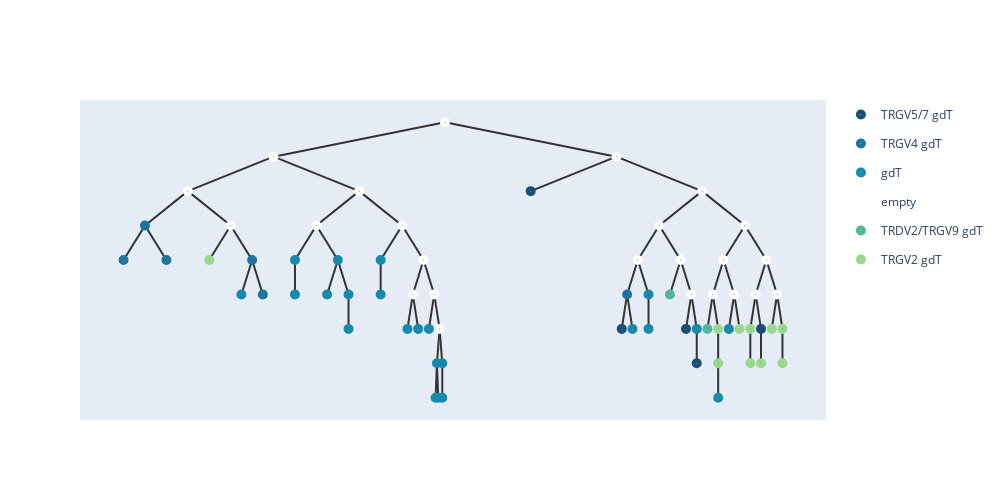

Notebook cell for this chart:
### Code cell
ans=[]
find_distances(root,ans)
ans =np.array(ans)
percentile_25 = np.percentile(ans, 25)
percentile_75 = np.percentile(ans, 75)

percentile_25,percentile_75
temp,root = merge_points(similarities,root,nodes1,embeddings,0,percentile_25,percentile_75,n)
for i in nodes1:
    i.hyper = temp[int(i)]
    i.value =  temp[int(i)]
embeddings = temp.numpy();
add_meta(root,meta_list1,[])
show_tree(root,color=['#184e77','#1a759f','#168aad',"#34a0a4",'#52b69a','#99d98c','#76c893','#99d98c']).show_fig()
remove_meta(root);

### Figure 1 — Plotly figure (JSON) as saved in the notebook; plotly's stock layout.template omitted (floating-point values rounded to 4 significant figures)
{"data": [{"hoverinfo": "text", "hovertext": ["0_TRGV5/7 gdT", "44_TRGV5/7 gdT", "11_TRGV5/7 gdT", "7_TRGV5/7 gdT", "38_TRGV5/7 gdT"], "legendgroup": "TRGV5/7 gdT", "marker": {"color": "#184e77", "size": 10, "symbol": "circle-dot"}, "mode": "markers+text", "name": "TRGV5/7 gdT", "type": "scatter", "x": [6.625, 7.82, 8.664, 8.805, 9.648], "y": [2, -4, -4, -5.5, -4]}, {"hoverinfo": "text", "hovertext": ["4_TRGV4 gdT", "35_TRGV4 gdT", "37_TRGV4 gdT", "3_TRGV4 gdT", "1_TRGV4 gdT", "5_TRGV4 gdT"], "legendgroup": "TRGV4 gdT", "marker": {"color": "#1a759f", "size": 10, "symbol": "circle-dot"}, "mode": "markers+text", "name": "TRGV4 gdT", "type": "scatter", "x": [1.562, 1.281, 1.844, 2.969, 3.109, 7.891], "y": [0.5, -1, -1, -1, -2.5, -2.5]}, {"hoverinfo": "text", "hovertext": ["45_gdT", "6_gdT", "2_gdT", "19_gdT", "28_gdT", "14_gdT", "12_gdT", "20_gdT", "13_gdT", "17_gdT", "23_gdT", "27_gdT", "8_gdT", "36_gdT", "39_gdT", "29_gdT", "26_gdT", "15_gdT", "16_gdT", "25_gdT", "43_gdT", "18_gdT", "33_gdT"], "legendgroup": "gdT", "marker": {"color": "#168aad", "size": 10, "symbol": "circle-dot"}, "mode": "markers+text", "name": "gdT", "type": "scatter", "x": [2.828, 3.531, 3.531, 4.094, 3.953, 4.234, 4.234, 4.656, 4.656, 5.008, 5.148, 5.289, 5.395, 5.377, 5.412, 5.465, 5.465, 7.961, 8.172, 8.172, 8.805, 9.086, 9.227], "y": [-2.5, -1, -2.5, -1, -2.5, -2.5, -4, -1, -2.5, -4, -4, -4, -5.5, -7, -7, -5.5, -7, -4, -2.5, -4, -4, -7, -4]}, {"hoverinfo": "text", "hovertext": ["90", "88", "83", "81", "87", "82", "85", "78", "73", "76", "65", "89", "86", "79", "68", "77", "75", "84", "74", "66", "70", "80", "64", "72"], "legendgroup": "empty", "marker": {"color": "#fff", "size": 10, "symbol": "circle-dot"}, "mode": "markers+text", "name": "empty", "type": "scatter", "x": [5.5, 3.25, 2.125, 2.688, 4.375, 3.812, 4.938, 5.219, 5.078, 5.359, 5.43, 7.75, 8.875, 8.312, 8.031, 8.594, 8.734, 9.438, 9.156, 9.016, 9.297, 9.719, 9.578, 9.859], "y": [5, 3.5, 2, 0.5, 2, 0.5, 0.5, -1, -2.5, -2.5, -4, 3.5, 2, 0.5, -1, -1, -2.5, 0.5, -1, -2.5, -2.5, -1, -2.5, -2.5]}, {"hoverinfo": "text", "hovertext": ["42_TRDV2/TRGV9 gdT", "22_TRDV2/TRGV9 gdT"], "legendgroup": "TRDV2/TRGV9 gdT", "marker": {"color": "#52b69a", "size": 10, "symbol": "circle-dot"}, "mode": "markers+text", "name": "TRDV2/TRGV9 gdT", "type": "scatter", "x": [8.453, 8.945], "y": [-2.5, -4]}, {"hoverinfo": "text", "hovertext": ["21_TRGV2 gdT", "41_TRGV2 gdT", "32_TRGV2 gdT", "40_TRGV2 gdT", "30_TRGV2 gdT", "31_TRGV2 gdT", "10_TRGV2 gdT", "9_TRGV2 gdT", "24_TRGV2 gdT", "34_TRGV2 gdT"], "legendgroup": "TRGV2 gdT", "marker": {"color": "#99d98c", "size": 10, "symbol": "circle-dot"}, "mode": "markers+text", "name": "TRGV2 gdT", "type": "scatter", "x": [2.406, 9.086, 9.086, 9.367, 9.508, 9.508, 9.648, 9.789, 9.93, 9.93], "y": [-1, -4, -5.5, -4, -4, -5.5, -5.5, -4, -4, -5.5]}], "layout": {"height": 500, "shapes": [{"layer": "below", "line": {"color": "#333", "width": 2}, "type": "line", "x0": 5.5, "x1": 5.5, "y0": 5, "y1": 5}, {"layer": "below", "line": {"color": "#333", "width": 2}, "type": "line", "x0": 5.5, "x1": 3.25, "y0": 5, "y1": 3.5}, {"layer": "below", "line": {"color": "#333", "width": 2}, "type": "line", "x0": 3.25, "x1": 2.125, "y0": 3.5, "y1": 2}, {"layer": "below", "line": {"color": "#333", "width": 2}, "type": "line", "x0": 2.125, "x1": 1.562, "y0": 2, "y1": 0.5}, {"layer": "below", "line": {"color": "#333", "width": 2}, "type": "line", "x0": 1.562, "x1": 1.281, "y0": 0.5, "y1": -1}, {"layer": "below", "line": {"color": "#333", "width": 2}, "type": "line", "x0": 1.562, "x1": 1.844, "y0": 0.5, "y1": -1}, {"layer": "below", "line": {"color": "#333", "width": 2}, "type": "line", "x0": 2.125, "x1": 2.688, "y0": 2, "y1": 0.5}, {"layer": "below", "line": {"color": "#333", "width": 2}, "type": "line", "x0": 2.688, "x1": 2.406, "y0": 0.5, "y1": -1}, {"layer": "below", "line": {"color": "#333", "width": 2}, "type": "line", "x0": 2.688, "x1": 2.969, "y0": 0.5, "y1": -1}, {"layer": "below", "line": {"color": "#333", "width": 2}, "type": "line", "x0": 2.969, "x1": 2.828, "y0": -1, "y1": -2.5}, {"layer": "below", "line": {"color": "#333", "width": 2}, "type": "line", "x0": 2.969, "x1": 3.109, "y0": -1, "y1": -2.5}, {"layer": "below", "line": {"color": "#333", "width": 2}, "type": "line", "x0": 3.25, "x1": 4.375, "y0": 3.5, "y1": 2}, {"layer": "below", "line": {"color": "#333", "width": 2}, "type": "line", "x0": 4.375, "x1": 3.812, "y0": 2, "y1": 0.5}, {"layer": "below", "line": {"color": "#333", "width": 2}, "type": "line", "x0": 3.812, "x1": 3.531, "y0": 0.5, "y1": -1}, {"layer": "below", "line": {"color": "#333", "width": 2}, "type": "line", "x0": 3.531, "x1": 3.531, "y0": -1, "y1": -2.5}, {"layer": "below", "line": {"color": "#333", "width": 2}, "type": "line", "x0": 3.812, "x1": 4.094, "y0": 0.5, "y1": -1}, {"layer": "below", "line": {"color": "#333", "width": 2}, "type": "line", "x0": 4.094, "x1": 3.953, "y0": -1, "y1": -2.5}, {"layer": "below", "line": {"color": "#333", "width": 2}, "type": "line", "x0": 4.094, "x1": 4.234, "y0": -1, "y1": -2.5}, {"layer": "below", "line": {"color": "#333", "width": 2}, "type": "line", "x0": 4.234, "x1": 4.234, "y0": -2.5, "y1": -4}, {"layer": "below", "line": {"color": "#333", "width": 2}, "type": "line", "x0": 4.375, "x1": 4.938, "y0": 2, "y1": 0.5}, {"layer": "below", "line": {"color": "#333", "width": 2}, "type": "line", "x0": 4.938, "x1": 4.656, "y0": 0.5, "y1": -1}, {"layer": "below", "line": {"color": "#333", "width": 2}, "type": "line", "x0": 4.656, "x1": 4.656, "y0": -1, "y1": -2.5}, {"layer": "below", "line": {"color": "#333", "width": 2}, "type": "line", "x0": 4.938, "x1": 5.219, "y0": 0.5, "y1": -1}, {"layer": "below", "line": {"color": "#333", "width": 2}, "type": "line", "x0": 5.219, "x1": 5.078, "y0": -1, "y1": -2.5}, {"layer": "below", "line": {"color": "#333", "width": 2}, "type": "line", "x0": 5.078, "x1": 5.008, "y0": -2.5, "y1": -4}, {"layer": "below", "line": {"color": "#333", "width": 2}, "type": "line", "x0": 5.078, "x1": 5.148, "y0": -2.5, "y1": -4}, {"layer": "below", "line": {"color": "#333", "width": 2}, "type": "line", "x0": 5.219, "x1": 5.359, "y0": -1, "y1": -2.5}, {"layer": "below", "line": {"color": "#333", "width": 2}, "type": "line", "x0": 5.359, "x1": 5.289, "y0": -2.5, "y1": -4}, {"layer": "below", "line": {"color": "#333", "width": 2}, "type": "line", "x0": 5.359, "x1": 5.43, "y0": -2.5, "y1": -4}, {"layer": "below", "line": {"color": "#333", "width": 2}, "type": "line", "x0": 5.43, "x1": 5.395, "y0": -4, "y1": -5.5}, {"layer": "below", "line": {"color": "#333", "width": 2}, "type": "line", "x0": 5.395, "x1": 5.377, "y0": -5.5, "y1": -7}, {"layer": "below", "line": {"color": "#333", "width": 2}, "type": "line", "x0": 5.395, "x1": 5.412, "y0": -5.5, "y1": -7}, {"layer": "below", "line": {"color": "#333", "width": 2}, "type": "line", "x0": 5.43, "x1": 5.465, "y0": -4, "y1": -5.5}, {"layer": "below", "line": {"color": "#333", "width": 2}, "type": "line", "x0": 5.465, "x1": 5.465, "y0": -5.5, "y1": -7}, {"layer": "below", "line": {"color": "#333", "width": 2}, "type": "line", "x0": 5.5, "x1": 7.75, "y0": 5, "y1": 3.5}, {"layer": "below", "line": {"color": "#333", "width": 2}, "type": "line", "x0": 7.75, "x1": 6.625, "y0": 3.5, "y1": 2}, {"layer": "below", "line": {"color": "#333", "width": 2}, "type": "line", "x0": 7.75, "x1": 8.875, "y0": 3.5, "y1": 2}, {"layer": "below", "line": {"color": "#333", "width": 2}, "type": "line", "x0": 8.875, "x1": 8.312, "y0": 2, "y1": 0.5}, {"layer": "below", "line": {"color": "#333", "width": 2}, "type": "line", "x0": 8.312, "x1": 8.031, "y0": 0.5, "y1": -1}, {"layer": "below", "line": {"color": "#333", "width": 2}, "type": "line", "x0": 8.031, "x1": 7.891, "y0": -1, "y1": -2.5}, {"layer": "below", "line": {"color": "#333", "width": 2}, "type": "line", "x0": 7.891, "x1": 7.82, "y0": -2.5, "y1": -4}, {"layer": "below", "line": {"color": "#333", "width": 2}, "type": "line", "x0": 7.891, "x1": 7.961, "y0": -2.5, "y1": -4}, {"layer": "below", "line": {"color": "#333", "width": 2}, "type": "line", "x0": 8.031, "x1": 8.172, "y0": -1, "y1": -2.5}, {"layer": "below", "line": {"color": "#333", "width": 2}, "type": "line", "x0": 8.172, "x1": 8.172, "y0": -2.5, "y1": -4}, {"layer": "below", "line": {"color": "#333", "width": 2}, "type": "line", "x0": 8.312, "x1": 8.594, "y0": 0.5, "y1": -1}, {"layer": "below", "line": {"color": "#333", "width": 2}, "type": "line", "x0": 8.594, "x1": 8.453, "y0": -1, "y1": -2.5}, {"layer": "below", "line": {"color": "#333", "width": 2}, "type": "line", "x0": 8.594, "x1": 8.734, "y0": -1, "y1": -2.5}, {"layer": "below", "line": {"color": "#333", "width": 2}, "type": "line", "x0": 8.734, "x1": 8.664, "y0": -2.5, "y1": -4}, {"layer": "below", "line": {"color": "#333", "width": 2}, "type": "line", "x0": 8.734, "x1": 8.805, "y0": -2.5, "y1": -4}, {"layer": "below", "line": {"color": "#333", "width": 2}, "type": "line", "x0": 8.805, "x1": 8.805, "y0": -4, "y1": -5.5}, {"layer": "below", "line": {"color": "#333", "width": 2}, "type": "line", "x0": 8.875, "x1": 9.438, "y0": 2, "y1": 0.5}, {"layer": "below", "line": {"color": "#333", "width": 2}, "type": "line", "x0": 9.438, "x1": 9.156, "y0": 0.5, "y1": -1}, {"layer": "below", "line": {"color": "#333", "width": 2}, "type": "line", "x0": 9.156, "x1": 9.016, "y0": -1, "y1": -2.5}, {"layer": "below", "line": {"color": "#333", "width": 2}, "type": "line", "x0": 9.016, "x1": 8.945, "y0": -2.5, "y1": -4}, {"layer": "below", "line": {"color": "#333", "width": 2}, "type": "line", "x0": 9.016, "x1": 9.086, "y0": -2.5, "y1": -4}, {"layer": "below", "line": {"color": "#333", "width": 2}, "type": "line", "x0": 9.086, "x1": 9.086, "y0": -4, "y1": -5.5}, {"layer": "below", "line": {"color": "#333", "width": 2}, "type": "line", "x0": 9.086, "x1": 9.086, "y0": -5.5, "y1": -7}, {"layer": "below", "line": {"color": "#333", "width": 2}, "type": "line", "x0": 9.156, "x1": 9.297, "y0": -1, "y1": -2.5}, {"layer": "below", "line": {"color": "#333", "width": 2}, "type": "line", "x0": 9.297, "x1": 9.227, "y0": -2.5, "y1": -4}, {"layer": "below", "line": {"color": "#333", "width": 2}, "type": "line", "x0": 9.297, "x1": 9.367, "y0": -2.5, "y1": -4}, {"layer": "below", "line": {"color": "#333", "width": 2}, "type": "line", "x0": 9.438, "x1": 9.719, "y0": 0.5, "y1": -1}, {"layer": "below", "line": {"color": "#333", "width": 2}, "type": "line", "x0": 9.719, "x1": 9.578, "y0": -1, "y1": -2.5}, {"layer": "below", "line": {"color": "#333", "width": 2}, "type": "line", "x0": 9.578, "x1": 9.508, "y0": -2.5, "y1": -4}, {"layer": "below", "line": {"color": "#333", "width": 2}, "type": "line", "x0": 9.508, "x1": 9.508, "y0": -4, "y1": -5.5}, {"layer": "below", "line": {"color": "#333", "width": 2}, "type": "line", "x0": 9.578, "x1": 9.648, "y0": -2.5, "y1": -4}, {"layer": "below", "line": {"color": "#333", "width": 2}, "type": "line", "x0": 9.648, "x1": 9.648, "y0": -4, "y1": -5.5}, {"layer": "below", "line": {"color": "#333", "width": 2}, "type": "line", "x0": 9.719, "x1": 9.859, "y0": -1, "y1": -2.5}, {"layer": "below", "line": {"color": "#333", "width": 2}, "type": "line", "x0": 9.859, "x1": 9.789, "y0": -2.5, "y1": -4}, {"layer": "below", "line": {"color": "#333", "width": 2}, "type": "line", "x0": 9.859, "x1": 9.93, "y0": -2.5, "y1": -4}, {"layer": "below", "line": {"color": "#333", "width": 2}, "type": "line", "x0": 9.93, "x1": 9.93, "y0": -4, "y1": -5.5}], "width": 1000, "xaxis": {"showgrid": false, "showline": false, "showticklabels": false, "zeroline": false}, "yaxis": {"showgrid": false, "showline": false, "showticklabels": false, "zeroline": false}}}
